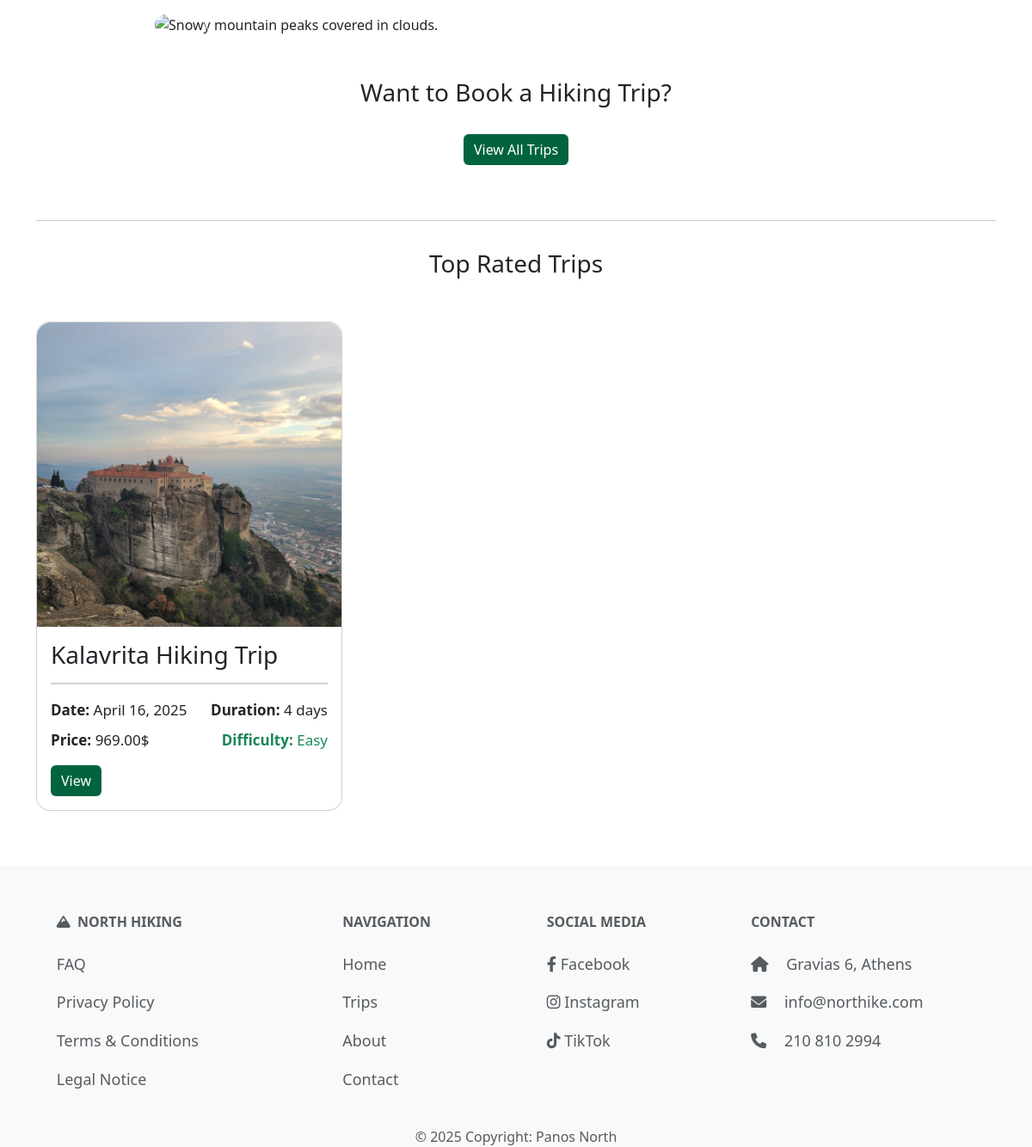
The app's page / (lower part), older data.
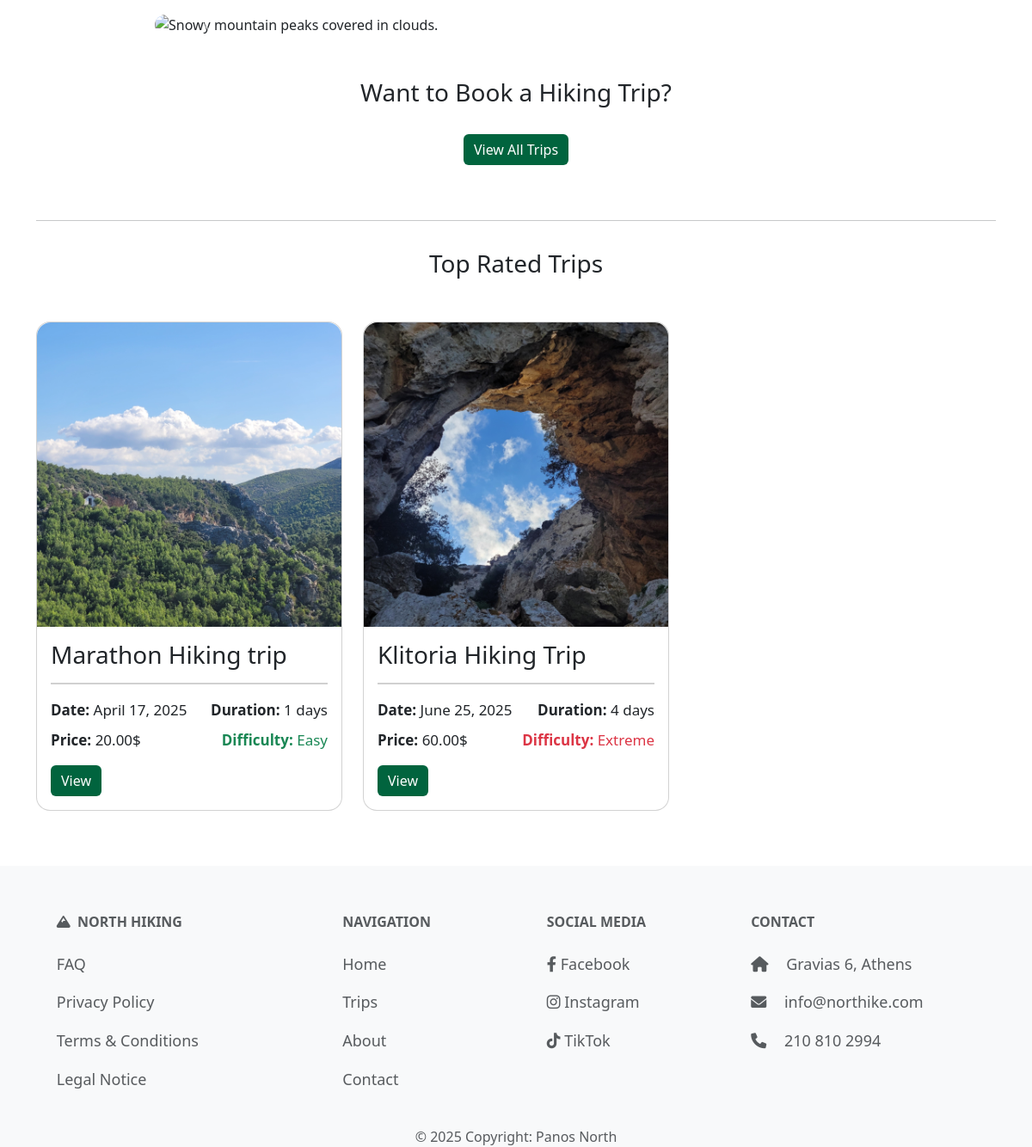
The same page, newer data.
### trips/models.py (models this page shows, shortened)
class Trip(models.Model):
    DIFFICULTY_LEVELS = [
        ('Easy', 'Easy'),
        ('Moderate', 'Moderate'),
        ('Hard', 'Hard'),
        ('Extreme', 'Extreme')
    ]
    TERRAIN_TYPES = [
        ('Forest', 'Forest'),
        ('Mountain', 'Mountain'),
        ('Beach', 'Beach'),
        ('Urban', 'Urban'),
    ]
    title = models.CharField(max_length=60, unique=True)
    location = models.CharField(max_length=40)
    difficulty = models.CharField(max_length=10, choices=DIFFICULTY_LEVELS)
    distance = models.DecimalField(max_digits=5, decimal_places=1, validators=[MinValueValidator(0), MaxValueValidator(1000000)])
    terrain = models.CharField(max_length=20, choices=TERRAIN_TYPES)
    price = models.DecimalField(max_digits=8, decimal_places=2, validators=[MinValueValidator(0)])
    start_date = models.DateField(validators=[validate_future_date])
    end_date = models.DateField(validators=[validate_future_date])
    altitude_difference = models.PositiveIntegerField(validators=[MinValueValidator(1)])
    hiking_duration = models.PositiveIntegerField(validators=[MinValueValidator(1)])
    max_participants = models.PositiveIntegerField(validators=[MinValueValidator(1), MaxValueValidator(99)])
    description = models.TextField(max_length=500)
    image = models.ImageField(default='default.png', blank=True, null=True)
    guide = models.ForeignKey('Guide', on_delete=models.SET_NULL, null=True, blank=True, related_name='trip_guides'
    )
    slug = models.SlugField(unique=True, null=True, blank=True, editable=False)
    @property
    def duration(self):
        return (self.end_date - self.start_date).days + 1

### main/views.py (the view)
# urls.py: 2. Add a URL to urlpatterns:  path('', views.home, name='home')
def home(request):
    if request.user.is_authenticated:
        recommended_trips = get_recommended_trips(request.user)
        if not recommended_trips:
            recommended_trips = get_top_rated_trips()
            section_title = "Top Rated Trips"
        else:
            section_title = "Recommended Trips"
    else:
        recommended_trips = get_top_rated_trips()
        section_title = "Top Rated Trips"
    return render(request, 'main/index.html', {
        'recommended_trips': recommended_trips,
        'section_title': section_title,
    })

### recommender/views.py (called while the page is built)
def get_top_rated_trips(limit=3):
    return Trip.objects.annotate(avg_rating=Avg('trip_reviews__rating')) \
                       .filter(avg_rating__isnull=False) \
                       .order_by('-avg_rating')[:limit]

### trips/context_processors.py (called while the page is built)
def cart_item_count(request):
    if request.user.is_authenticated:
        count = CartItem.objects.filter(user=request.user).count()
        return {'cart_item_count': count}
    return {'cart_item_count': 0}

### main/templates/main/index.html (shortened to what this page needs)
{% extends "layout.html" %}
{% load static %}
{% block content %}
<main aria-label="Main content">
    <div id="carouselExampleCaptions" class="carousel slide" data-bs-ride="false" aria-label="Hiking services carousel">
        <div class="carousel-indicators">
            <button type="button" data-bs-target="#carouselExampleCaptions" data-bs-slide-to="0" class="active" aria-current="true" aria-label="Slide 1"></button>
            <button type="button" data-bs-target="#carouselExampleCaptions" data-bs-slide-to="1" aria-label="Slide 2"></button>
            <button type="button" data-bs-target="#carouselExampleCaptions" data-bs-slide-to="2" aria-label="Slide 3"></button>
            <button type="button" data-bs-target="#carouselExampleCaptions" data-bs-slide-to="3" aria-label="Slide 4"></button>
            <button type="button" data-bs-target="#carouselExampleCaptions" data-bs-slide-to="4" aria-label="Slide 5"></button>
        </div>
        <div class="carousel-inner">
            <div class="carousel-item active" aria-label="Guided Hiking Trips">
                <img src="{% static 'images/carousel/img (1).png' %}" class="d-block w-100 rounded-5" alt="Snowy mountain peaks covered in clouds.">
                <div class="carousel-caption">
                </div>
            </div>
        </div>
        <button class="carousel-control-prev" type="button" data-bs-target="#carouselExampleCaptions" data-bs-slide="prev" aria-label="Previous slide">
            <span class="carousel-control-prev-icon" aria-hidden="true"></span>
        </button>
        <button class="carousel-control-next" type="button" data-bs-target="#carouselExampleCaptions" data-bs-slide="next" aria-label="Next slide">
            <span class="carousel-control-next-icon" aria-hidden="true"></span>
        </button>
    </div>
    <div class="contact-form reg">
        <h2>
            Want to Book a Hiking Trip?
        </h2>
        <a href="{% url 'trips:list' %}" class="btn greenbutton my-3" aria-label="Go to Trips">View All Trips</a>
    </div>
    <section class="container my-5">
        <hr>
        <h2 class="normal_title">{{ section_title }}</h2>
        {% if recommended_trips %}
            <div class="row">
                {% for trip in recommended_trips|slice:":3" %}
                    <div class="col-md-6 col-lg-4">
                        <div class="card rounded-4 my-3">
                            <a href="{% url 'trips:page' slug=trip.slug %}">
                                <img src="{{ trip.image.url }}" class="card-img-top rounded-top-4" alt="{{ trip.title }}">
                            </a>
                            <div class="card-body">
                                <h2 class="card-title">{{ trip.title }}</h2>
                                <hr class="seperator-dark">
                                <div class="justify">
                                    <div class="d-flex justify-content-between">
                                        <p class="trip-detail mb-2"><b>Date:</b> {{ trip.start_date }} </p>
                                        <p class="trip-detail mb-2"><b>Duration:</b> {{ trip.duration }} days</p>
                                    </div>
                                    <div class="d-flex justify-content-between">
                                        <p class="trip-detail"><b>Price:</b> {{ trip.price }}$</p>
                                        <p class="trip-detail mb-2
                                        {% if trip.difficulty == 'Easy' %}text-success
                                        {% elif trip.difficulty == 'Moderate' %}text-info
                                        {% elif trip.difficulty == 'Hard' %}text-warning
                                        {% elif trip.difficulty == 'Extreme' %}text-danger
                                        {% endif %}">
                                        <b>Difficulty:</b> {{ trip.difficulty }}
                                    </p>
                                    </div>
                                    <a href="{% url 'trips:page' slug=trip.slug %}" class="greenbutton btn">View</a>
                                </div>
                            </div>
                        </div>
                    </div>
                {% endfor %}
            </div>
        {% else %}
            <p>No recommended trips available at this time.</p>
        {% endif %}
    </section>
{% endblock %}

### templates/layout.html (shortened to what this page needs)
{% load static %}
<!DOCTYPE html>
<html lang="en">
<head>
    <link href="https://cdn.jsdelivr.net/npm/bootstrap@5.3.3/dist/css/bootstrap.min.css" rel="stylesheet">
    <link rel="stylesheet" href="{% static 'css/styles.css' %}">
    <link href="https://cdnjs.cloudflare.com/ajax/libs/font-awesome/6.0.0-beta3/css/all.min.css" rel="stylesheet">
    <link rel="stylesheet" href="https://cdn.jsdelivr.net/npm/bootstrap-icons@1.10.5/font/bootstrap-icons.css">
</head>
<body>
    <main>
        {% block content %}
        {% endblock %}
    </main>
    {% include 'footer.html' %}
</body>
</html>

### templates/navbar.html (shortened to what this page needs)
{% load static %}

### templates/footer.html
{% load static %}
<footer id="footer" class="text-center text-md-start text-muted" aria-label="Footer">
    <section class="">
        <div class="container mt-5">
            <div class="row mt-3">
                <div class="col-md-6 col-lg-3 col-xl-3 mx-auto mb-4" aria-label="Legal and Policy Links">
                    <h6 class="text-uppercase fw-bold mb-4">
                        <i class="fa-solid fa-mountain"></i>&nbsp;&nbsp;North Hiking
                    </h6>
                    <p><a href="#" class="text-reset">FAQ</a></p>
                    <p><a href="#" class="text-reset">Privacy Policy</a></p>
                    <p><a href="#" class="text-reset">Terms & Conditions</a></p>
                    <p><a href="#" class="text-reset">Legal Notice</a></p>
                </div>
                <div class="col-md-6 col-lg-3 col-xl-2 mx-auto mb-4" aria-label="Navigation Links">
                    <h6 class="text-uppercase fw-bold mb-4">Navigation</h6>
                    <p><a href="{% url 'main:home' %}" class="text-reset">Home</a></p>
                    <p><a href="{% url 'trips:list' %}" class="text-reset">Trips</a></p>
                    <p><a href="{% url 'main:about' %}" class="text-reset">About</a></p>
                    <p><a href="{% url 'main:contact' %}" class="text-reset">Contact</a></p>
                </div>
                <div class="col-md-6 col-lg-3 col-xl-2 mx-auto mb-4" aria-label="Social Media Links">
                    <h6 class="text-uppercase fw-bold mb-4">Social Media</h6>
                    <p>
                        <a href="https://www.facebook.com/" class="text-reset" target="_blank" rel="noopener noreferrer">
                            <i class="fab fa-facebook-f"></i> Facebook
                        </a>
                    </p>
                    <p>
                        <a href="https://www.instagram.com/" class="text-reset" target="_blank" rel="noopener noreferrer">
                            <i class="fab fa-instagram"></i> Instagram
                        </a>
                    </p>
                    <p>
                        <a href="https://www.tiktok.com/" class="text-reset" target="_blank" rel="noopener noreferrer">
                            <i class="fab fa-tiktok"></i> TikTok
                        </a>
                    </p>
                </div>
                <div class="col-md-6 col-lg-3 col-xl-3 mx-auto mb-md-0 mb-4" aria-label="Contact Information">
                    <h6 class="text-uppercase fw-bold mb-4">Contact</h6>
                    <p><i class="fas fa-home me-3"></i> Gravias 6, Athens</p>
                    <p><i class="fas fa-envelope me-3"></i> info@northike.com</p>
                    <p><i class="fas fa-phone me-3"></i> 210 810 2994</p>
                </div>
            </div>
            <div class="text-center" aria-label="Copyright Information">
                © 2025 Copyright: Panos North
            </div>
        </div>
    </section>
</footer>

### static/css/styles.css (style rules this page uses)
h2 { font-size: 28px; margin-bottom: 15px; }
p { font-size: 18px; line-height: 1.6; }
a { color: #009a3e; ; }
.normal_title { text-align: center; margin-top: 3%; margin-bottom: 3%; }
.greenbutton { background-color: #01643e; color: white; border: none; }
#carouselExampleCaptions { margin-left: 15%; margin-right: 15%; }
footer { background-color: rgb(248, 249, 250) !important; margin-bottom: 0; }
footer a { color: rgb(86, 93, 97); }
footer .container { padding-top: 40px; }
footer .text-uppercase { font-weight: 700; }
footer .text-reset { text-decoration: none; }
.justify { text-align: justify; }
.seperator-dark { border: 1px solid #444444; }
.trip-detail { font-size: 17px; }
.reg { margin-top: 50px; text-align: center; }
::placeholder { color: #6c757d; }

Row changes from the older to the newer data that the page shows:
removed Trip: image (picture), title "Kalavrita Hiking Trip", start_date "April 16, 2025", duration "4", price "969.00", difficulty "Easy"
added Trip: image (picture), title "Marathon Hiking trip", start_date "April 17, 2025", duration "1", price "20.00", difficulty "Easy"
added Trip: image (picture), title "Klitoria Hiking Trip", start_date "June 25, 2025", duration "4", price "60.00", difficulty "Extreme"
